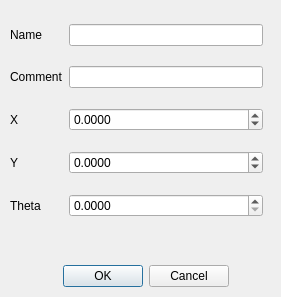
<?xml version="1.0" encoding="UTF-8"?>
<ui version="4.0">
 <class>Dialog</class>
 <widget class="QDialog" name="Dialog">
  <property name="geometry">
   <rect>
    <x>0</x>
    <y>0</y>
    <width>281</width>
    <height>297</height>
   </rect>
  </property>
  <property name="windowTitle">
   <string>Dialog</string>
  </property>
  <widget class="QDialogButtonBox" name="buttonBox">
   <property name="geometry">
    <rect>
     <x>20</x>
     <y>260</y>
     <width>251</width>
     <height>32</height>
    </rect>
   </property>
   <property name="orientation">
    <enum>Qt::Horizontal</enum>
   </property>
   <property name="standardButtons">
    <set>QDialogButtonBox::Cancel|QDialogButtonBox::Ok</set>
   </property>
   <property name="centerButtons">
    <bool>true</bool>
   </property>
  </widget>
  <widget class="QWidget" name="gridLayoutWidget">
   <property name="geometry">
    <rect>
     <x>10</x>
     <y>10</y>
     <width>253</width>
     <height>224</height>
    </rect>
   </property>
   <layout class="QGridLayout" name="gridLayout">
    <item row="4" column="0">
     <widget class="QLabel" name="label_8">
      <property name="text">
       <string>Theta</string>
      </property>
     </widget>
    </item>
    <item row="3" column="1">
     <widget class="QDoubleSpinBox" name="doubleSpinBox_y">
      <property name="decimals">
       <number>4</number>
      </property>
      <property name="minimum">
       <double>-100.000000000000000</double>
      </property>
      <property name="maximum">
       <double>100.000000000000000</double>
      </property>
     </widget>
    </item>
    <item row="0" column="1">
     <widget class="QLineEdit" name="lineEdit_name"/>
    </item>
    <item row="2" column="1">
     <widget class="QDoubleSpinBox" name="doubleSpinBox_x">
      <property name="decimals">
       <number>4</number>
      </property>
      <property name="minimum">
       <double>-100.000000000000000</double>
      </property>
      <property name="maximum">
       <double>100.000000000000000</double>
      </property>
     </widget>
    </item>
    <item row="1" column="0">
     <widget class="QLabel" name="label_5">
      <property name="text">
       <string>Comment</string>
      </property>
     </widget>
    </item>
    <item row="0" column="0">
     <widget class="QLabel" name="label_4">
      <property name="text">
       <string>Name</string>
      </property>
     </widget>
    </item>
    <item row="2" column="0">
     <widget class="QLabel" name="label_6">
      <property name="text">
       <string>X</string>
      </property>
     </widget>
    </item>
    <item row="4" column="1">
     <widget class="QDoubleSpinBox" name="doubleSpinBox_theta">
      <property name="decimals">
       <number>4</number>
      </property>
     </widget>
    </item>
    <item row="1" column="1">
     <widget class="QLineEdit" name="lineEdit_comment"/>
    </item>
    <item row="3" column="0">
     <widget class="QLabel" name="label_7">
      <property name="text">
       <string>Y</string>
      </property>
     </widget>
    </item>
   </layout>
  </widget>
 </widget>
 <resources/>
 <connections>
  <connection>
   <sender>buttonBox</sender>
   <signal>accepted()</signal>
   <receiver>Dialog</receiver>
   <slot>accept()</slot>
   <hints>
    <hint type="sourcelabel">
     <x>248</x>
     <y>254</y>
    </hint>
    <hint type="destinationlabel">
     <x>157</x>
     <y>274</y>
    </hint>
   </hints>
  </connection>
  <connection>
   <sender>buttonBox</sender>
   <signal>rejected()</signal>
   <receiver>Dialog</receiver>
   <slot>reject()</slot>
   <hints>
    <hint type="sourcelabel">
     <x>316</x>
     <y>260</y>
    </hint>
    <hint type="destinationlabel">
     <x>286</x>
     <y>274</y>
    </hint>
   </hints>
  </connection>
 </connections>
</ui>
